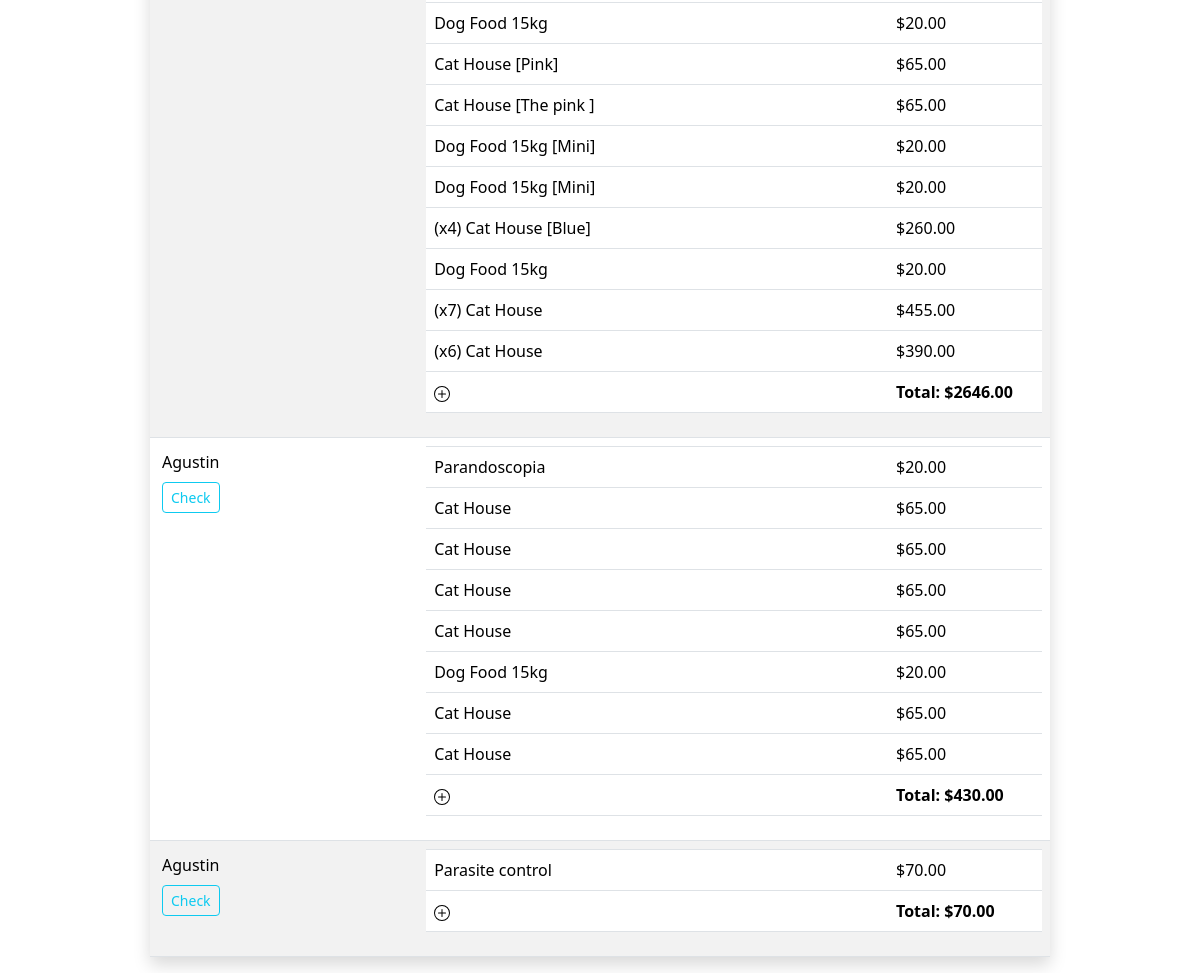
Page /front_desk (lower part) on the earlier database version.
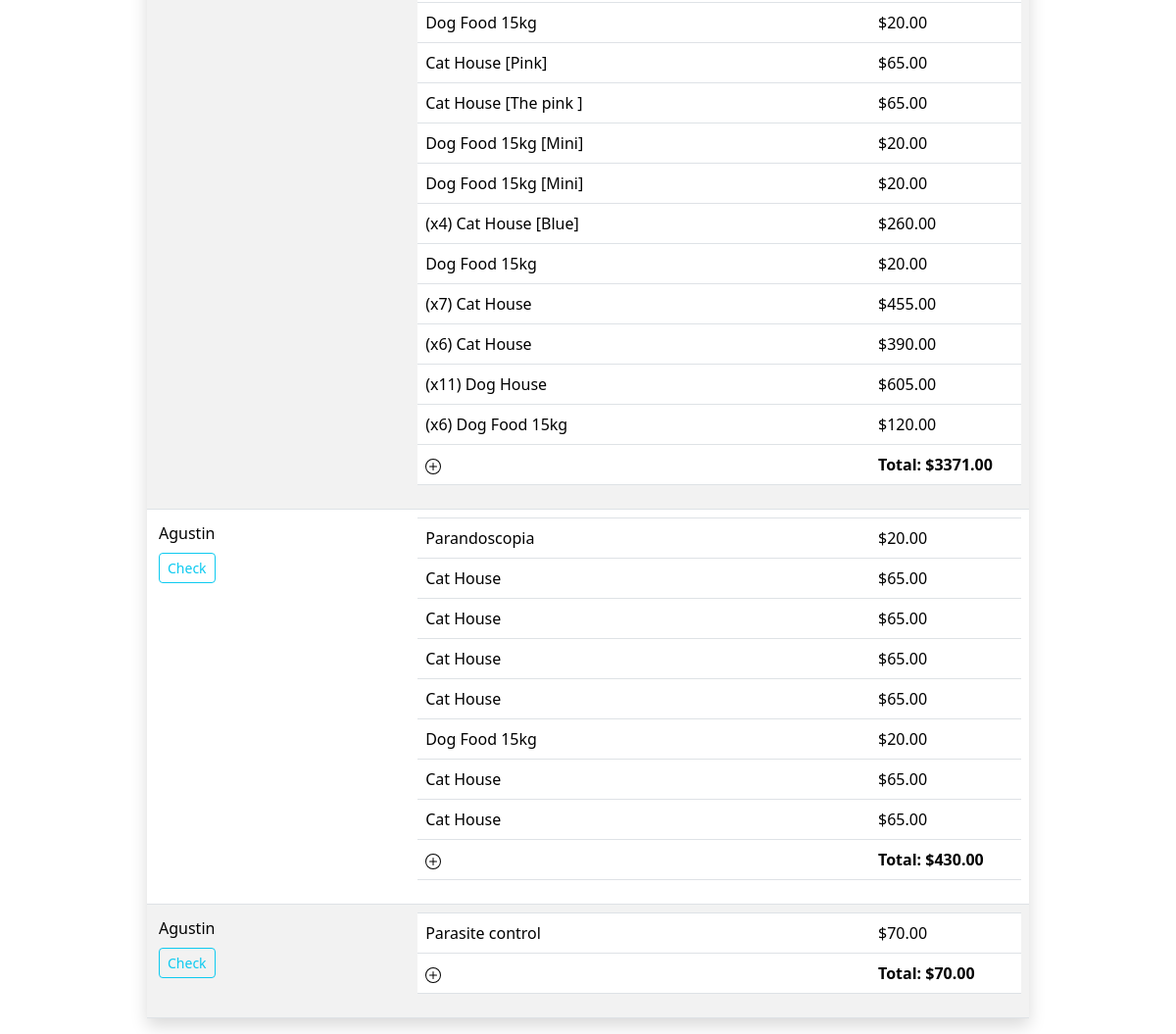
Same page on the later database version.
### item_track/models.py (models this page shows, shortened)
class Movemets(models.Model):
    id = models.AutoField(primary_key=True)
    item = models.ForeignKey("Item", on_delete=models.CASCADE, related_name="movements", blank=True, null=True)
    observation = models.CharField(max_length=256, blank=True, null=True)
    client = models.ForeignKey("Client", on_delete=models.CASCADE, related_name="movements", blank=True, null=True)
    treatment = models.ForeignKey("Treatment", on_delete=models.CASCADE, related_name="movements", blank=True, null=True)
    date = models.DateTimeField(auto_now_add=True)
    type = models.CharField(max_length=64, blank=True, null=True)
    quantity = models.IntegerField()
    price = models.DecimalField(max_digits=10, decimal_places=2, blank=True, null=True)
    total = models.DecimalField(max_digits=10, decimal_places=2, blank=True, null=True)
    TransactionRecord = models.ForeignKey("TransactionRecord", on_delete=models.CASCADE, related_name="movements", blank=True, null=True)
    def show(self):
        show_amount = ""
        if self.quantity > 1:
            show_amount = (f"(x{self.quantity})")
        show_observation = ""
        if self.observation:
            show_observation = f"[{self.observation}]"
        show_element = ''
        if self.item:
            show_element = self.item.name
        elif self.treatment:
            show_element = self.treatment.name
        return f"{show_amount} {show_element} {show_observation}"

class Item(models.Model):
    id = models.AutoField(primary_key=True)
    name = models.CharField(max_length=64)
    description = models.CharField(max_length=256, blank=True, null=True)
    barcode = models.CharField(max_length=64, blank=True, null=True)
    image = models.ImageField(upload_to="item_track/images", blank=True, null=True)
    category = models.ManyToManyField("Category", blank=True, related_name="items")
    price = models.DecimalField(max_digits=10, decimal_places=2, blank=True, null=True)
    stock = models.IntegerField(blank=True, null=True)
    stock_min = models.IntegerField(blank=True, null=True)
    date_added = models.DateTimeField(auto_now_add=True)
    date_modified = models.DateTimeField(auto_now=True)
    expiration_date = models.DateTimeField(blank=True, null=True)
    active = models.BooleanField(default=True)
    def __str__(self):
        return f"{self.name}"

class TransactionRecord(models.Model):
    id = models.AutoField(primary_key=True)
    name = models.CharField(max_length=64)
    description = models.CharField(max_length=256, blank=True, null=True)
    client = models.ForeignKey("Client", on_delete=models.CASCADE, related_name="transactions", blank=True, null=True)
    treatments = models.ManyToManyField("Treatment", related_name="transactions", blank=True, null=True)
    date = models.DateTimeField(auto_now_add=True)
    total = models.DecimalField(max_digits=10, decimal_places=2, blank=True, null=True)
    payment_method = models.CharField(max_length=64, blank=True, null=True)
    payment_status = models.CharField(max_length=64, blank=True, null=True)
    payment_date = models.DateTimeField(blank=True, null=True)
    payment_amount = models.DecimalField(max_digits=10, decimal_places=2, blank=True, null=True)
    payment_reference = models.CharField(max_length=64, blank=True, null=True)
    payment_comments = models.CharField(max_length=256, blank=True, null=True)
    active = models.BooleanField(default=True)

class Treatment(models.Model):
    id = models.AutoField(primary_key=True)
    name = models.CharField(max_length=64)
    description = models.CharField(max_length=256, blank=True, null=True)
    date_added = models.DateTimeField(auto_now_add=True)
    date_modified = models.DateTimeField(auto_now=True)
    price = models.DecimalField(max_digits=10, decimal_places=2, blank=True, null=True)
    active = models.BooleanField(default=True)

### item_track/views.py (the view, shortened to what this page needs)
# urls.py: path("front_desk", views.front_desk, name="front_desk"),
def front_desk(request):
    items = Item.objects.all()
    treatments = Treatment.objects.all()
    if request.method == "PUT":
        data = json.loads(request.body)
        transaction_id = data['consult_id']
        transaction = TransactionRecord.objects.get(id=transaction_id)
        transaction.active = False
        transaction.save()
    consults = TransactionRecord.objects.filter(active=True).order_by
    past_consults = TransactionRecord.objects.filter(active=False).order_by('-date')
    return render(request, "item_track/front_desk.html",{
        'consults': consults,
        'past_consults': past_consults,
        'items': items,
        'treatments': treatments
    })

### item_track/templates/item_track/front_desk.html (shortened to what this page needs)
{% extends "item_track/layout.html" %}
{% load static %}
{% block body %}
    {% block main %}
        <div class="d-flex justify-content-center">
        <div class="w-75" style="max-width: 1200px;">
                <table class="table table-striped custome-table shadow">
                    <tbody>
                    {% for consult in consults %}
                        <div>
                            <tr id="row-{{ consult.id }}">
                                <td>
                                    <div class="d-flex flex-column justify-content-between">
                                    <span class="m-1">{{ consult.name }}</span>
                                    <div>
                                        <button onclick="check_consult('{{ csrf_token }}','{{ consult.id }}')" type="submit" class="btn btn-outline-info btn-sm m-1">Check</button>
                                    </div>
                                </td>
                                <td colspan="2" class="custom-table">
                                    <table class="table">
                                        <tbody>
                                            {% for element in consult.movements.all %}
                                                <tr>
                                                    <td class="w-75">
                                                        {{element.show}}
                                                    </td class="w-25">
                                                    <td>${{ element.total }}</td>
                                                </tr>
                                            {% endfor %}
                                            <tr>
                                                <td>
                                                    <svg  xmlns="http://www.w3.org/2000/svg" width="16" height="16" fill="currentColor" class="bi bi-plus-circle" viewBox="0 0 16 16"
                                                    style="cursor: pointer"
                                                    onclick="addRow(this, '{{ consult.id }}', '{{ csrf_token }}')">
                                                    <path d="M8 15A7 7 0 1 1 8 1a7 7 0 0 1 0 14zm0 1A8 8 0 1 0 8 0a8 8 0 0 0 0 16z"/>
                                                    <path d="M8 4a.5.5 0 0 1 .5.5v3h3a.5.5 0 0 1 0 1h-3v3a.5.5 0 0 1-1 0v-3h-3a.5.5 0 0 1 0-1h3v-3A.5.5 0 0 1 8 4z"/>
                                                    </svg>
                                                </td>
                                                <td><b>Total: <span id="total-{{ consult.id }}">${{ consult.total }}</span></b></td>
                                            </tr>
                                        </tbody>
                                    </table>
                                </td>
                            </tr>
                        </div>
                    {% endfor %}
                    </tbody>
                </table>
        </div>
        </div>
    {% endblock %}
{% endblock %}

Differences in the rows shown:
changed TransactionRecord (number 1 of 3 on the later page): total "2646.00" → "3371.00"
added Movemets: show "(x11) Dog House", total "605.00", shown under TransactionRecord (number 1 of 3 on the later page)
added Movemets: show "(x6) Dog Food 15kg", total "120.00", shown under TransactionRecord (number 1 of 3 on the later page)
